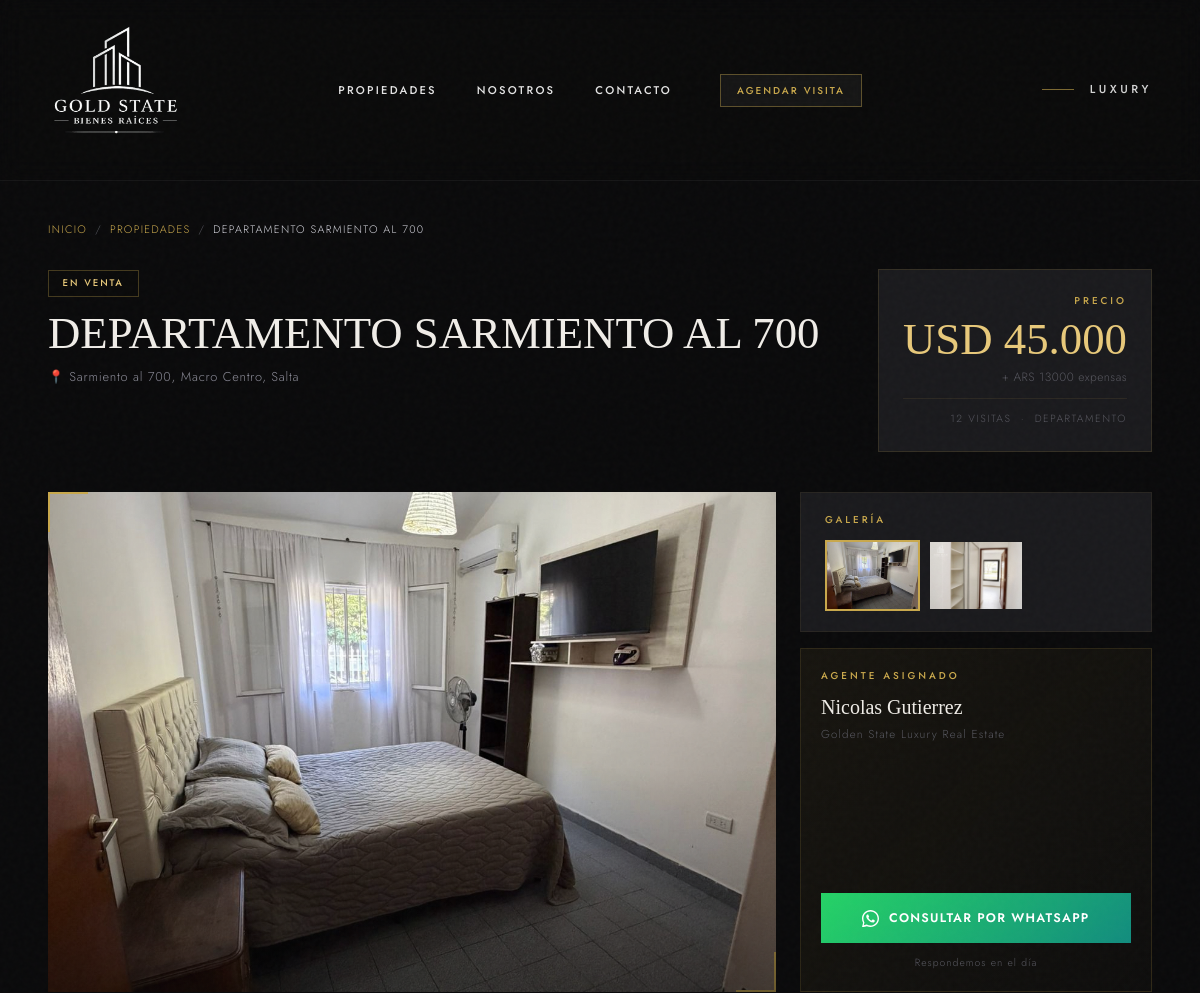
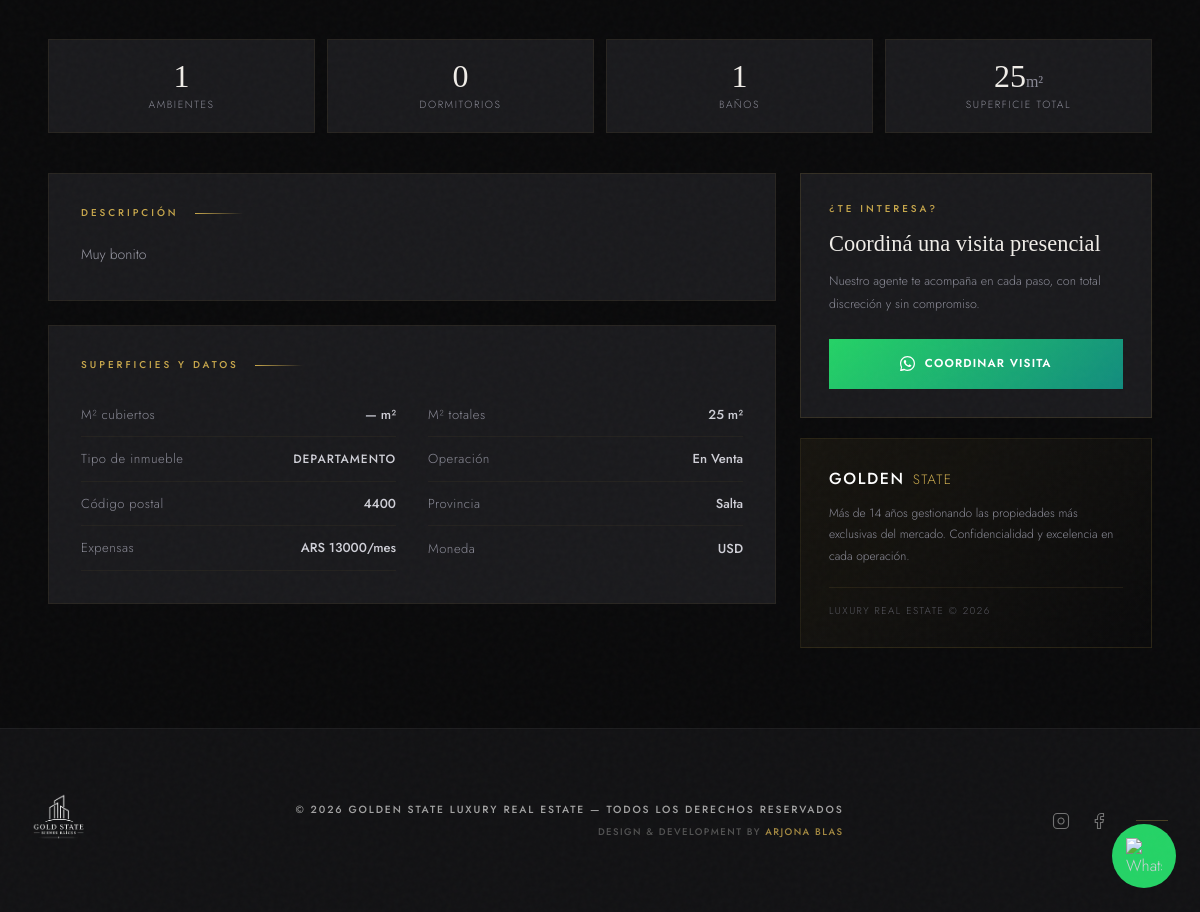
The app's page /propiedad/2/ with its own data (2 pictures, top to bottom).
### propiedades/models.py (models this page shows, shortened)
class Publicacion(models.Model):
    TIPOS_PROPIEDAD = (
        ("casa", "Casa"),
        ("departamento", "Departamento"),
        ("monoambiente", "Monoambiente"),
        ("ph", "PH"),
        ("loft", "Loft"),
        ("quinta", "Casa de Quinta / Barrio Cerrado"),
        ("terreno", "Terreno / Lote"),
        ("cochera", "Cochera"),
        ("local", "Local Comercial"),
        ("oficina", "Oficina"),
        ("galpon", "Galpón / Depósito"),
        ("campo", "Campo / Chacra"),
    )
    ESTADOS_OPERACION = (
        ("alquiler", "En Alquiler"),
        ("venta", "En Venta"),
        ("alquiler_temporal", "Alquiler Temporal"),
    )
    MONEDAS = (
        ("USD", "Dólares (USD)"),
        ("ARS", "Pesos (ARS)"),
    )
    agente = models.ForeignKey(User, on_delete=models.CASCADE, verbose_name="Agente / Administrador")
    titulo = models.CharField(max_length=255, verbose_name="Título de la publicación")
    descripcion = models.TextField(verbose_name="Descripción o Detalles")
    tipo_propiedad = models.CharField(max_length=30, choices=TIPOS_PROPIEDAD, default="departamento", verbose_name="Tipo de Propiedad")
    tipo_operacion = models.CharField(max_length=20, choices=ESTADOS_OPERACION, default="venta", verbose_name="Operación")
    moneda = models.CharField(max_length=3, choices=MONEDAS, default="USD", verbose_name="Moneda")
    precio = models.DecimalField(max_digits=12, decimal_places=2, verbose_name="Precio")
    expensas = models.DecimalField(max_digits=10, decimal_places=2, verbose_name="Expensas (0 si no aplica)", default=0)
    ambientes = models.PositiveIntegerField(default=1, validators=[MinValueValidator(1)], verbose_name="Ambientes")
    dormitorios = models.PositiveIntegerField(default=0, verbose_name="Dormitorios (0 si es monoambiente)")
    banos = models.PositiveIntegerField(default=1, verbose_name="Baños")
    metros_cubiertos = models.PositiveIntegerField(verbose_name="M² Cubiertos", blank=True, null=True)
    metros_totales = models.PositiveIntegerField(verbose_name="M² Totales")
    direccion = models.CharField(max_length=255, verbose_name="Dirección (Calle y Altura)")
    barrio_localidad = models.CharField(max_length=100, verbose_name="Barrio o Localidad")
    provincia = models.CharField(max_length=100, verbose_name="Provincia", default="Buenos Aires")
    codigo_postal = models.CharField(max_length=10, verbose_name="Código Postal", blank=True, null=True)
    imagen_principal = models.ImageField(upload_to='propiedades/', verbose_name="Foto Principal", null=True, blank=True)
    visitas = models.PositiveIntegerField(default=0, editable=False, verbose_name="Cantidad de Visitas")
    disponible = models.BooleanField(default=True, verbose_name="Publicación Activa / Disponible")
    destacada = models.BooleanField(default=False, verbose_name="Propiedad Destacada (Sale en la Home)")
    destacada_hero = models.BooleanField(default=False, verbose_name="Mostrar en el Slider Principal (Hero)")
    creado_el = models.DateTimeField(auto_now_add=True)
    actualizado_el = models.DateTimeField(auto_now=True)
    class Meta:
        verbose_name = "Propiedad"
        verbose_name_plural = "Propiedades"
        ordering = ['-creado_el']
    @property
    def precio_formateado(self):
        return f"{self.moneda} {self.precio:,.0f}".replace(",", ".")
    def save(self, *args, **kwargs):
        if self.imagen_principal:
            try:
                if hasattr(self.imagen_principal.file, 'image') or not self.pk:
                    comprimir_imagen(self.imagen_principal, max_width=1600, calidad=75)
            except Exception:
                pass
        super(Publicacion, self).save(*args, **kwargs)

class ImagenPropiedad(models.Model):
    propiedad = models.ForeignKey(Publicacion, on_delete=models.CASCADE, related_name="imagenes")
    imagen = models.ImageField(upload_to='propiedades/galeria/', verbose_name="Foto")
    orden = models.PositiveIntegerField(default=0, verbose_name="Orden")
    class Meta:
        verbose_name = "Foto de la Propiedad"
        verbose_name_plural = "Galería de Fotos"
        ordering = ['orden']

### propiedades/views.py (the view)
# urls.py: path('propiedad/<int:pk>/', views.detalle_propiedad, name='detalle'),
def detalle_propiedad(request, pk):
    propiedad = get_object_or_404(Publicacion, pk=pk)
    propiedad.visitas += 1
    propiedad.save()
    contexto = {'propiedad': propiedad}
    return render(request, 'propiedades/detalle.html', contexto)

### propiedades/templates/propiedades/detalle.html (shortened to what this page needs)
{% extends 'propiedades/base.html' %}
{% load static %}
{% block extra_css %}
    <link rel="stylesheet" href="{% static 'propiedades/css/detalle.css' %}" />
{% endblock %}
{% block content %}
    <main class="max-w-7xl mx-auto px-5 sm:px-8 lg:px-12 py-10 pb-20">
        <nav class="breadcrumb flex items-center gap-2 mb-8 reveal visible">
            <a href="{% url 'propiedades:index' %}">Inicio</a>
            <span style="color:var(--fog);">/</span>
            <a href="{% url 'propiedades:catalogo' %}">Propiedades</a>
            <span style="color:var(--fog);">/</span>
            <span style="color:#D0D0D8;">{{ propiedad.titulo|truncatechars:40 }}</span>
        </nav>
        <div class="flex flex-col lg:flex-row lg:items-start lg:justify-between gap-6 mb-10 reveal visible">
            <div class="flex-1">
                <span class="badge-op mb-3 inline-block">{{ propiedad.get_tipo_operacion_display }}</span>
                <h1 style="font-family:'Cormorant Garamond',serif;font-weight:300;font-size:clamp(1.8rem,4vw,2.8rem);color:#F0EDE8;line-height:1.1;margin-bottom:0.5rem;">{{ propiedad.titulo }}</h1>
                <p style="font-size:0.8rem;letter-spacing:0.06em;color:var(--mist);">
                    📍 {{ propiedad.direccion }}, {{ propiedad.barrio_localidad }}, {{ propiedad.provincia }}
                </p>
            </div>
            <div class="price-card p-6 lg:min-w-[240px] lg:text-right" style="flex-shrink:0;">
                <p class="section-eyebrow mb-2">Precio</p>
                <div class="price-main">{{ propiedad.precio_formateado }}</div>
                {% if propiedad.expensas > 0 %}
                    <p style="font-size:0.75rem;color:var(--fog);margin-top:0.4rem;letter-spacing:0.04em;">+ ARS {{ propiedad.expensas|floatformat:0 }} expensas</p>
                {% endif %}
                <div style="margin-top:0.75rem;padding-top:0.75rem;border-top:1px solid rgba(201,168,76,0.1);font-size:0.65rem;color:var(--fog);letter-spacing:0.15em;text-transform:uppercase;">
                    {{ propiedad.visitas }} visita{{ propiedad.visitas|pluralize:"s" }} &nbsp;·&nbsp; {{ propiedad.get_tipo_propiedad_display }}
                </div>
            </div>
        </div>
        <div class="grid grid-cols-1 lg:grid-cols-3 gap-6 mb-10 reveal visible">
            <div class="lg:col-span-2 relative overflow-hidden h-[420px] sm:h-[500px]" style="background:var(--charcoal);">
                {% if propiedad.imagen_principal %}
                    <img id="visor-principal" src="{{ propiedad.imagen_principal.url }}" alt="{{ propiedad.titulo }}">
                {% endif %}
            </div>
            <div class="flex flex-col gap-4">
                <div style="padding:1.25rem 1.5rem;background:var(--ink);border:1px solid rgba(201,168,76,0.08);">
                    <p class="section-eyebrow mb-3">Galería</p>
                    <div class="grid grid-cols-3 gap-2 max-h-[200px] overflow-y-auto" id="galeria-thumbs">
                        {% if propiedad.imagen_principal %}
                            <div class="thumb active" data-src="{{ propiedad.imagen_principal.url }}">
                                <img src="{{ propiedad.imagen_principal.url }}" alt="Portada">
                            </div>
                        {% endif %}
                        {% for foto in propiedad.imagenes.all %}
                            <div class="thumb" data-src="{{ foto.imagen.url }}">
                                <img src="{{ foto.imagen.url }}" alt="Foto {{ forloop.counter }}">
                            </div>
                        {% endfor %}
                    </div>
                </div>
                <div class="agent-card p-5 flex-1 flex flex-col justify-between">
                    <div>
                        <p class="section-eyebrow mb-2">Agente asignado</p>
                        <p style="font-family:'Cormorant Garamond',serif;font-size:1.25rem;font-weight:300;color:#F0EDE8;margin-bottom:0.25rem;">
                            {{ propiedad.agente.get_full_name|default:propiedad.agente.username }}
                        </p>
                        <p style="font-size:0.72rem;letter-spacing:0.1em;color:var(--fog);">Golden State Luxury Real Estate</p>
                    </div>
                    <div style="margin-top:1.5rem;">
                        <a href="https://wa.me/{{ propiedad.agente.perfil.whatsapp|default:'3874209690' }}?text=Hola!%20Me%20interesa%20la%20propiedad:%20{{ propiedad.titulo|urlencode }}%20({{ propiedad.precio_formateado|urlencode }}).%20¿Podrían%20darme%20más%20información?"
                           target="_blank" class="wsp-btn">
                            Consultar por WhatsApp
                        </a>
                        <p style="font-size:0.65rem;text-align:center;color:var(--fog);letter-spacing:0.1em;margin-top:0.75rem;">Respondemos en el día</p>
                    </div>
                </div>
            </div>
        </div>
        <div class="grid grid-cols-2 sm:grid-cols-4 gap-3 mb-10 reveal visible">
            <div class="stat-box">
                <div class="stat-val">{{ propiedad.ambientes }}</div>
                <div class="stat-label">Ambientes</div>
            </div>
            <div class="stat-box">
                <div class="stat-val">{{ propiedad.dormitorios }}</div>
                <div class="stat-label">Dormitorios</div>
            </div>
            <div class="stat-box">
                <div class="stat-val">{{ propiedad.banos }}</div>
                <div class="stat-label">Baños</div>
            </div>
            <div class="stat-box">
                <div class="stat-val">{{ propiedad.metros_totales }}<span style="font-size:1rem;color:var(--mist);">m²</span></div>
                <div class="stat-label">Superficie total</div>
            </div>
        </div>
        <div class="grid grid-cols-1 lg:grid-cols-3 gap-6">
            <div class="lg:col-span-2 space-y-6 reveal visible">
                <div style="background:var(--ink);border:1px solid rgba(201,168,76,0.08);padding:2rem;">
                    <div class="flex items-center gap-4 mb-5">
                        <p class="section-eyebrow">Descripción</p>
                        <div class="gold-rule"></div>
                    </div>
                    <div class="prop-desc">{{ propiedad.descripcion }}</div>
                </div>
                <div style="background:var(--ink);border:1px solid rgba(201,168,76,0.08);padding:2rem;">
                    <div class="flex items-center gap-4 mb-5">
                        <p class="section-eyebrow">Superficies y datos</p>
                        <div class="gold-rule"></div>
                    </div>
                    <div class="grid grid-cols-1 sm:grid-cols-2 gap-x-8">
                        <div class="data-row">
                            <span class="data-key">M² cubiertos</span>
                            <span class="data-val">{{ propiedad.metros_cubiertos|default:"—" }} m²</span>
                        </div>
                        <div class="data-row">
                            <span class="data-key">M² totales</span>
                            <span class="data-val">{{ propiedad.metros_totales }} m²</span>
                        </div>
                        <div class="data-row">
                            <span class="data-key">Tipo de inmueble</span>
                            <span class="data-val" style="text-transform:uppercase;font-size:0.75rem;letter-spacing:0.08em;">{{ propiedad.get_tipo_propiedad_display }}</span>
                        </div>
                        <div class="data-row">
                            <span class="data-key">Operación</span>
                            <span class="data-val">{{ propiedad.get_tipo_operacion_display }}</span>
                        </div>
                        <div class="data-row">
                            <span class="data-key">Código postal</span>
                            <span class="data-val">{{ propiedad.codigo_postal|default:"—" }}</span>
                        </div>
                        <div class="data-row">
                            <span class="data-key">Provincia</span>
                            <span class="data-val">{{ propiedad.provincia }}</span>
                        </div>
                        {% if propiedad.expensas > 0 %}
                        <div class="data-row">
                            <span class="data-key">Expensas</span>
                            <span class="data-val">ARS {{ propiedad.expensas|floatformat:0 }}/mes</span>
                        </div>
                        {% endif %}
                        <div class="data-row">
                            <span class="data-key">Moneda</span>
                            <span class="data-val">{{ propiedad.moneda }}</span>
                        </div>
                    </div>
                </div>
            </div>
            <div class="space-y-5 reveal visible">
                <div style="background:var(--ink);border:1px solid rgba(201,168,76,0.15);padding:1.75rem;">
                    <p class="section-eyebrow mb-3">¿Te interesa?</p>
                    <h3 style="font-family:'Cormorant Garamond',serif;font-size:1.4rem;font-weight:300;color:#F0EDE8;line-height:1.3;margin-bottom:0.75rem;">Coordiná una visita presencial</h3>
                    <p style="font-size:0.78rem;line-height:1.8;color:var(--mist);margin-bottom:1.5rem;">Nuestro agente te acompaña en cada paso, con total discreción y sin compromiso.</p>
                    <a href="https://wa.me/{{ propiedad.agente.perfil.whatsapp|default:'3874209690' }}?text=Hola!%20Quiero%20coordinar%20una%20visita%20para:%20{{ propiedad.titulo|urlencode }}"
                       target="_blank" class="wsp-btn" style="font-size:0.72rem;">
                        Coordinar visita
                    </a>
                </div>
                <div style="background:linear-gradient(135deg,rgba(201,168,76,0.07),transparent);border:1px solid rgba(201,168,76,0.12);padding:1.75rem;">
                    <div class="flex items-baseline gap-2 mb-3">
                        <span class="text-white font-medium uppercase tracking-widest text-[1rem]">GOLDEN</span>
                        <span class="text-[#c9a84c] uppercase tracking-widest text-[0.85rem]">STATE</span>
                    </div>
                    <p style="font-size:0.75rem;line-height:1.8;color:var(--mist);">Más de 14 años gestionando las propiedades más exclusivas del mercado. Confidencialidad y excelencia en cada operación.</p>
                    <div style="margin-top:1.25rem;padding-top:1rem;border-top:1px solid rgba(201,168,76,0.1);font-size:0.62rem;letter-spacing:0.15em;text-transform:uppercase;color:var(--fog);">Luxury Real Estate &copy; 2026</div>
                </div>
            </div>
        </div>
    </main>
{% endblock %}

### records on screen
Publicacion: titulo "DEPARTAMENTO SARMIENTO AL 700", tipo_operacion "EN VENTA", direccion "Sarmiento al 700", barrio_localidad "Macro Centro", provincia "Salta", precio_formateado "USD 45.000", expensas "13000", visitas "12", tipo_propiedad "DEPARTAMENTO", imagen_principal (picture), agente.get_full_name "Nicolas Gutierrez", ambientes "1", dormitorios "0", banos "1", metros_totales "25", descripcion "Muy bonito", metros_cubiertos "—", tipo_operacion "En Venta", codigo_postal "4400", moneda "USD"
ImagenPropiedad: imagen (picture)
